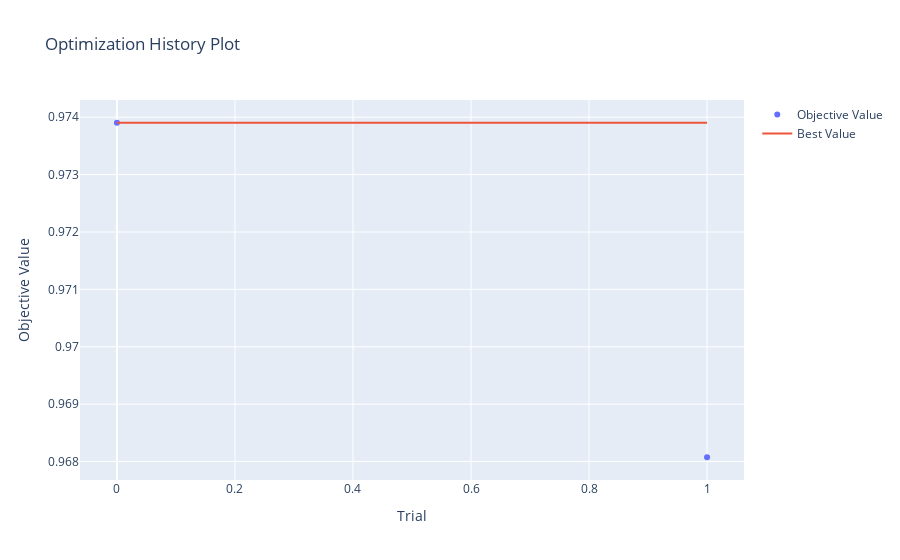

The cell this chart's notebook holds for it:
### Code cell
p_history_no_feat_eng = optuna.visualization.plot_optimization_history(study_no_feat_eng)
p_history_no_feat_eng.show()

### Figure 1 — Plotly figure (JSON) as saved in the notebook; plotly's stock layout.template omitted (floating-point values rounded to 4 significant figures)
{"data": [{"mode": "markers", "name": "Objective Value", "type": "scatter", "x": [0, 1], "y": [0.9739, 0.9681]}, {"mode": "lines", "name": "Best Value", "type": "scatter", "x": [0, 1], "y": [0.9739, 0.9739]}, {"marker": {"color": "#cccccc"}, "mode": "markers", "name": "Infeasible Trial", "showlegend": false, "type": "scatter", "x": [], "y": []}], "layout": {"title": {"text": "Optimization History Plot"}, "xaxis": {"title": {"text": "Trial"}}, "yaxis": {"title": {"text": "Objective Value"}}}}
